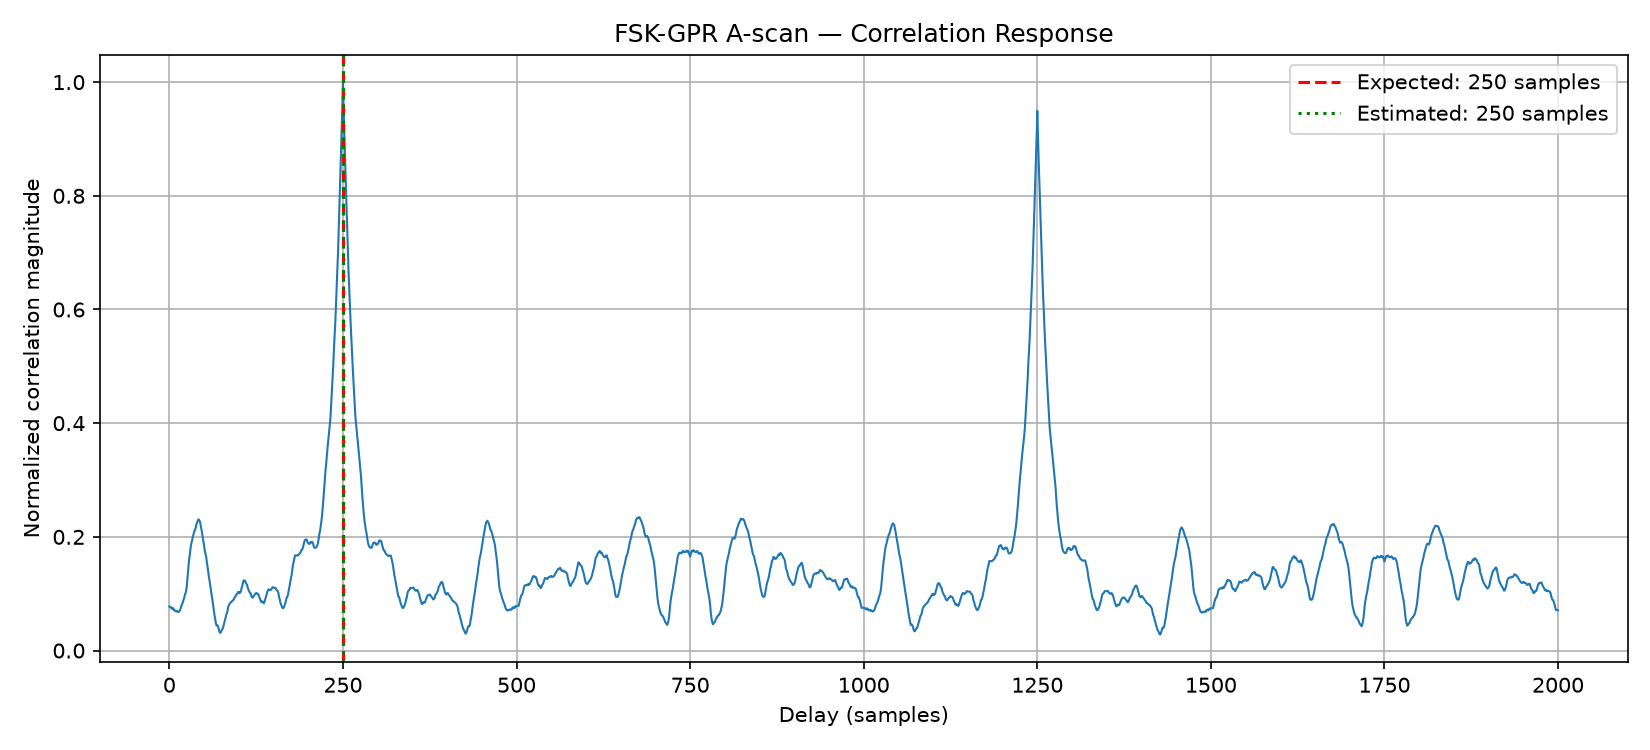

Recreate this plot in Python.

import numpy as np
import matplotlib.pyplot as plt
from scipy.signal import correlate, correlation_lags

FS = 500_000
EXPECTED_DELAY = 250
COUNT = 100_000
MAX_LAG = 2_000

reference = np.fromfile("reference.dat", dtype=np.complex64, count=COUNT)
received = np.fromfile("received.dat", dtype=np.complex64, count=COUNT)

n = min(len(reference), len(received))
reference = reference[:n]
received = received[:n]

# Estimate the echo contribution
echo = received - reference

# Use a limited segment to reduce processing time
N = min(20_000, n - EXPECTED_DELAY)
ref = reference[:N]
echo_segment = echo[:N]

# Cross-correlate the echo component with the reference
corr = correlate(echo_segment, ref, mode="full", method="fft")
lags = correlation_lags(len(echo_segment), len(ref), mode="full")

mask = (lags >= 0) & (lags <= MAX_LAG)
lags = lags[mask]
response = np.abs(corr[mask])

# Normalize for easier visualization
if response.max() > 0:
    response = response / response.max()

peak_index = np.argmax(response)
estimated_delay = int(lags[peak_index])
estimated_time_ms = estimated_delay / FS * 1000

print("===== STAGE 17: CORRELATION A-SCAN =====")
print(f"Expected delay: {EXPECTED_DELAY} samples")
print(f"Estimated delay: {estimated_delay} samples")
print(f"Estimated delay time: {estimated_time_ms:.6f} ms")

plt.figure(figsize=(11, 5))
plt.plot(lags, response, linewidth=1)
plt.axvline(
    EXPECTED_DELAY,
    color="red",
    linestyle="--",
    label=f"Expected: {EXPECTED_DELAY} samples"
)
plt.axvline(
    estimated_delay,
    color="green",
    linestyle=":",
    label=f"Estimated: {estimated_delay} samples"
)
plt.title("FSK-GPR A-scan — Correlation Response")
plt.xlabel("Delay (samples)")
plt.ylabel("Normalized correlation magnitude")
plt.grid(True)
plt.legend()
plt.tight_layout()
plt.savefig("stage17_correlation_ascan.png", dpi=150)
plt.show()

print("Saved: stage17_correlation_ascan.png")
